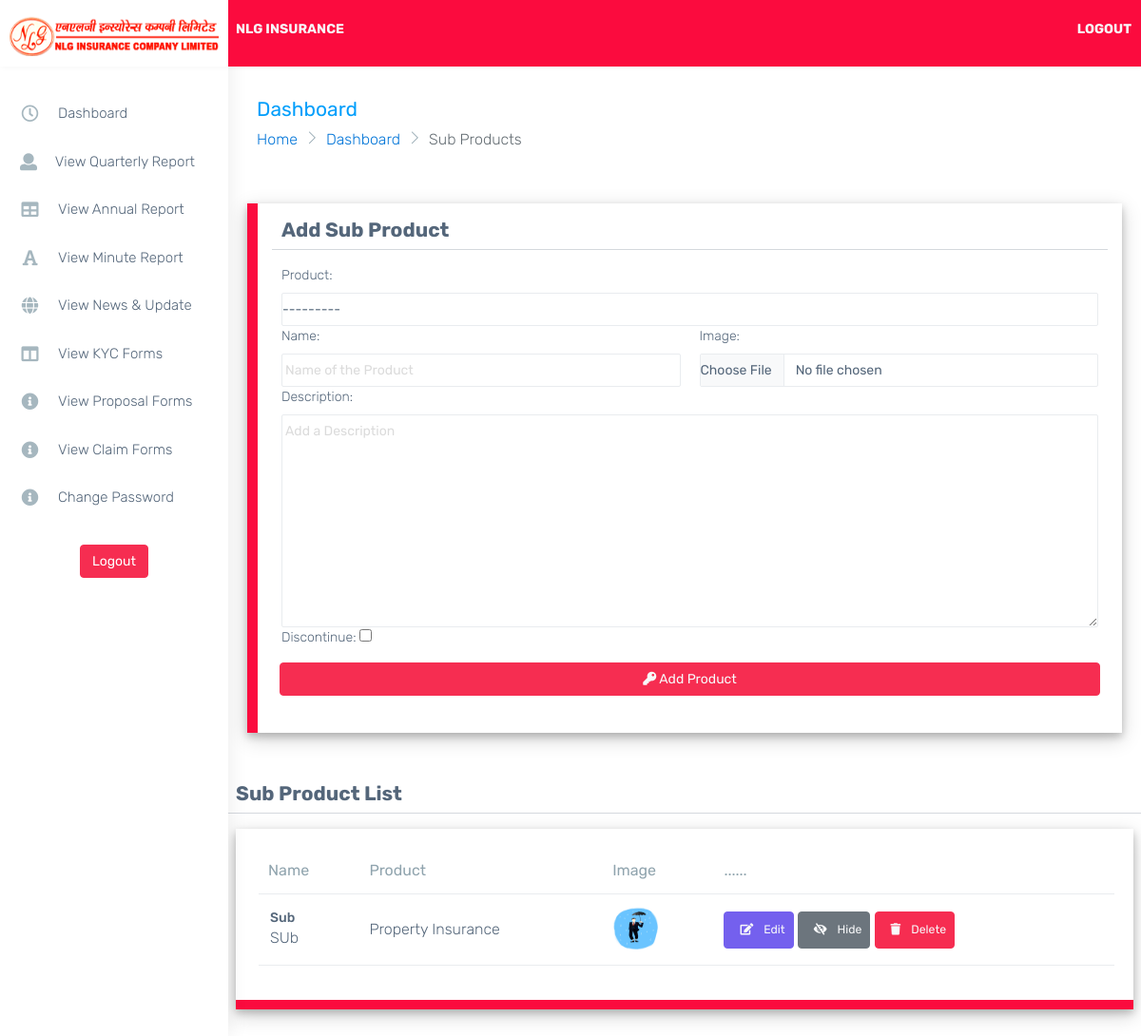
Page /subproduct on the earlier database version.
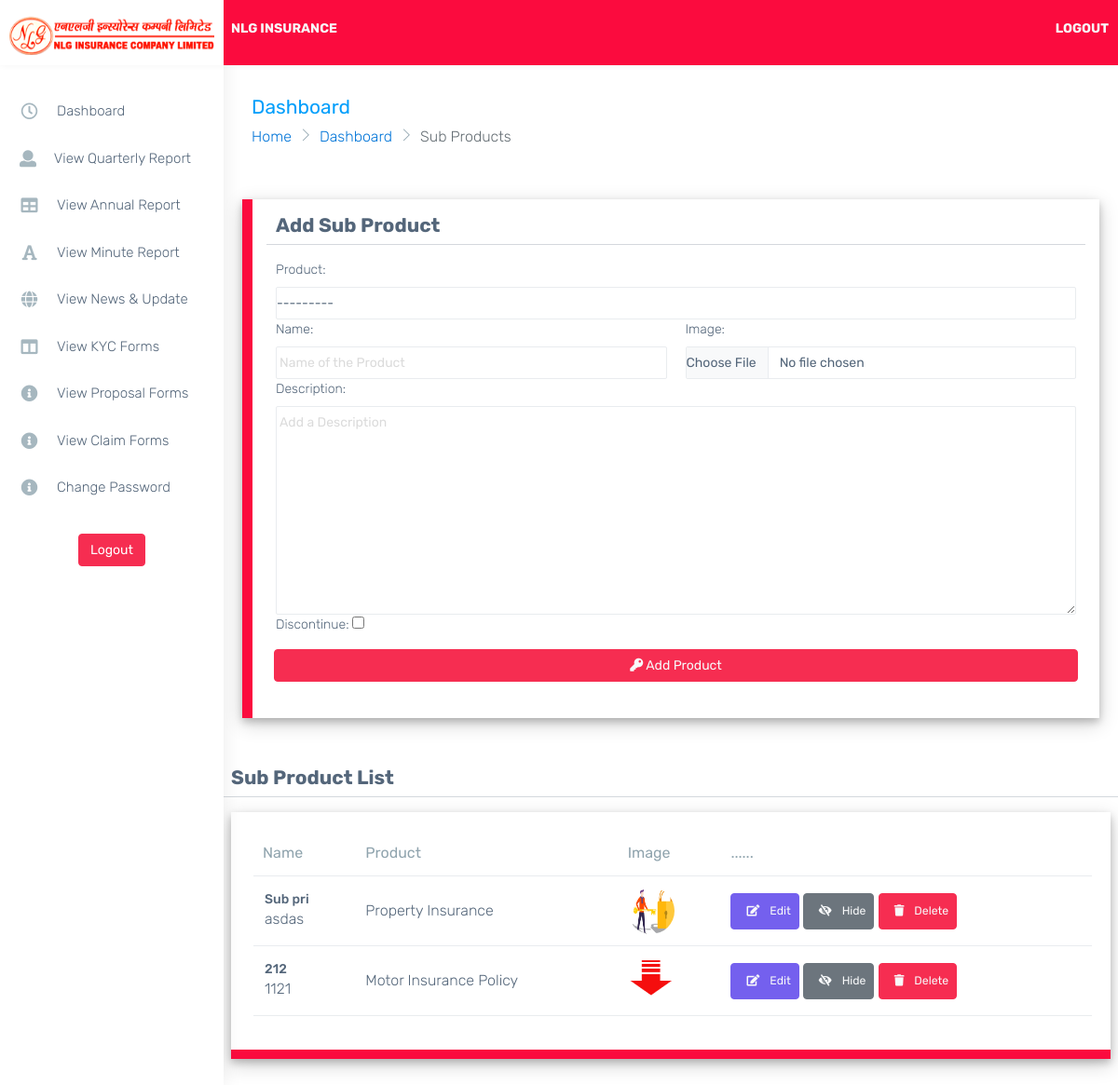
Same page on the later database version.
### landing/models.py (models this page shows, shortened)
class Sub_product(models.Model):
    product = models.ForeignKey(Product, related_name="sub_product", on_delete=models.CASCADE)
    name = models.CharField(max_length=200)
    image = models.ImageField(upload_to = "products/")
    description = models.CharField(max_length=2000)
    discontinue = models.BooleanField(default=False)
    hide = models.BooleanField(default=False)
    objects = models.Manager

class Product(models.Model):
    name = models.CharField(max_length=200)
    image = models.ImageField(upload_to = "products/")
    description = models.CharField(max_length=2000)
    icons = models.CharField(max_length=20, null = True, blank=True)
    objects = models.Manager
    discontinue = models.BooleanField(default=False)
    hide = models.BooleanField(default=False)
    def __str__(self):
        return self.name

### manager/views.py (the view)
# urls.py: path('subproduct', views.SubProductView, name="subProduct"),
def SubProductView(request):
    form = SubProductFrom()
    branched = Sub_product.objects.all()
    dist = {
        'form':form,
        'bod':branched,
    }
    if request.method == 'POST':
        form = SubProductFrom(request.POST, request.FILES or None)
        if form.is_valid():
            form.save()
            messages.success(request, "Sub Product Saved Succesfully")
            return HttpResponseRedirect(reverse('manager:subProduct'))
        else:
            messages.success(request, "Something went Wrong")
            return HttpResponseRedirect(reverse('manager:subProduct'))
    else:
        return render(request, 'manager/sub_product.html',dist )

### manager/forms.py
class SubProductFrom(forms.ModelForm):
    def __init__(self, *args, **kwargs):
        super(SubProductFrom, self).__init__(*args, **kwargs)
    class Meta:
        model = Sub_product
        fields = ('__all__')
        widgets = {
            'name': forms.TextInput(attrs={'class':'form-control ps-0 form-control-line','placeholder':"Name of the Product", 'required':True}),
            'image':forms.FileInput(attrs={'class':'form-control ps-0 form-control-line'}),
            'product': forms.Select(attrs={'class':'form-control ps-0 form-control-line', 'required':True}),
            'description': forms.Textarea(attrs={'class':'form-control ps-0 form-control-line','placeholder':'Add a Description', 'required':True}),
            'discontinue': forms.CheckboxInput()
        }

### templates/manager/sub_product.html (shortened to what this page needs)
{% extends "manager/dashboard.html" %}
{% block inner %}
<div class="page-breadcrumb">
    <div class="row align-items-center">
        <div class="col-md-6 col-8 align-self-center">
            <h3 class="page-title mb-0 p-0">Dashboard</h3>
            <div class="d-flex align-items-center">
                <nav aria-label="breadcrumb">
                    <ol class="breadcrumb">
                        <li class="breadcrumb-item"><a href="{%url 'landing:landing'%}">Home</a></li>
                        <li class="breadcrumb-item"><a href="{%url 'manager:dashboard'%}">Dashboard</a></li>
                        <li class="breadcrumb-item active" aria-current="page">Sub Products</li>
                    </ol>
                </nav>
            </div>
        </div>
    </div>
</div>
<form action="" method="post" style="width: 100%; padding: 30px;" enctype="multipart/form-data">
    <div class="row  formbox" >
        <H3>Add Sub Product</H3>
        <hr>
        <div class="col-12">
            {{form.product.label_tag}}
            {{form.product}}
        </div>
        <div class="col-6">
            {{form.name.label_tag}}
            {{form.name}}
        </div>
        <div class="col-6">
            {{form.image.label_tag}}
            {{form.image}}
        </div>
        <div class="col-12">
            {{form.description.label_tag}}
            {{form.description}}
        </div>
        <div class="col-12">
            {{form.discontinue.label_tag}}
            {{form.discontinue}}
        </div>
        <br>
        <div class="p-2 d-grid">
            <button class="btn btn-danger btn-block text-light mb-3" id="submit"> <i class="fa fa-key"></i> Add Product</button>
        </div>
    </div>
</form>
<br>
<div class="row ps-2 pe-2">
    <H3>Sub Product List</H3>
    <hr>
    <div class="col-sm-12">
        <div class="card">
            <div class="card-body">
                <div class="table-responsive">
                    <table class="table stylish-table no-wrap">
                        <thead>
                            <tr>
                                <th class="border-top-0">Name</th>
                                <th class="border-top-0">Product</th>
                                <th class="border-top-0">Image</th>
                                <th class="border-top-0">......</th>
                            </tr>
                        </thead>
                        <tbody>
                            {% for i in bod %}
                                <tr>
                                    <td class="align-middle">
                                        <h6> {{i.name}} </h6>
                                        {{i.description|truncatewords:10}}
                                    </td>
                                    <td class="align-middle">
                                        {{i.product.name}}
                                    </td>
                                    {% if i.image %}
                                        <td class="align-middle">
                                            <img src="{{i.image.url}}" alt="" srcset="" style="height: 50px; width: 50px; border-radius: 50%;">
                                        </td>
                                    {% endif %}
                                    <td class="align-middle">
                                        <a href="{%url 'manager:editSubProduct' i.id%}">
                                            <button class="text-light btn btn-sm btn-primary">
                                                <i class="fa fa-edit p-2"></i>
                                                    Edit
                                            </button>
                                        </a>
                                        {% if i.hide %}
                                        <a href="{%url 'manager:hideSubProduct' i.id%}">
                                            <button class="text-light btn btn-sm btn-secondary">
                                                <i class="fa fa-eye p-2"></i>
                                                UnHide
                                            </button>
                                        </a>
                                         {%else%}
                                         <a href="{%url 'manager:hideSubProduct' i.id%}">
                                            <button class="text-light btn btn-sm btn-secondary">
                                                <i class="fa fa-eye-slash p-2"></i>
                                                Hide
                                            </button>
                                        </a>
                                        {% endif %}
                                        <button class=" text-light btn btn-sm  btn-danger btn-danger" data-bs-toggle="modal" data-bs-target="#exampleModal{{i.id}}">
                                            <i class="fa fa-trash p-2"></i>
                                            Delete
                                        </button>
                                    </td>
                                </tr>
                            {% endfor %}
                        </tbody>
                    </table>
                </div>
            </div>
        </div>
    </div>
</div>
{% endblock inner %}

### templates/manager/dashboard.html (shortened to what this page needs)
{% load static %}
<!DOCTYPE html>
<html lang="en">
<head>
    <link href="https://cdn.jsdelivr.net/npm/bootstrap@5.0.2/dist/css/bootstrap.min.css" rel="stylesheet">
    <link href="{%static 'dashboard/css/style.min.css'%}" rel="stylesheet">
</head>
<body>
    <div id="main-wrapper" data-layout="vertical" data-navbarbg="skin6" data-sidebartype="full"
        data-sidebar-position="absolute" data-header-position="absolute" data-boxed-layout="full">
        <header class="topbar" data-navbarbg="skin6" >
            <nav class="navbar top-navbar navbar-expand-md navbar-dark" style="background-color: #FB0B3E!important;">
                <div class="navbar-header" data-logobg="skin6">
                    <a class="navbar-brand" href="/">
                        <b class="logo-icon">
                            <img src="{%static 'images/logo.png'%}" alt="homepage" class="dark-logo" style="width: 220px;height: 45px;" />
                        </b>
                    </a>
                </div>
                <div class="navbar-collapse collapse" id="navbarSupportedContent" data-navbarbg="skin5" >
                    <ul class="navbar-nav me-auto mt-md-0 ps-2 ">
                      <h6 class="text-light"> NLG INSURANCE </h6>
                    </ul>
                    <ul class="navbar-nav">
                        <a href="{%url 'manager:logout'%}">
                            <h6 class="text-light">LOGOUT</h6>
                        </a>
                    </ul>
                </div>
            </nav>
        </header>
        <aside class="left-sidebar" data-sidebarbg="skin6">
            <div class="scroll-sidebar">
                <nav class="sidebar-nav">
                    <ul id="sidebarnav">
                        {%url 'manager:dashboard' as das%}
                        <li class="sidebar-item active"> <a class="sidebar-link waves-effect waves-dark sidebar-link {%if request.path == das%}  active {%endif%}"
                                href="{{das}}" aria-expanded="false"><i class="me-3 far fa-clock fa-fw"
                                    aria-hidden="true"></i><span class="hide-menu">Dashboard</span></a></li>
                        {%url 'manager:statementReport' 2 as das%}
                        <li class="sidebar-item"> <a class="sidebar-link waves-effect waves-dark sidebar-link {%if request.path == das%}  active {%endif%}"
                                href="{%url 'manager:statementReport' 2 %}" aria-expanded="false">
                                <i class="me-3 fa fa-user" aria-hidden="true"></i><span
                                    class="hide-menu">View Quarterly  Report</span></a>
                        </li>
                        {%url 'manager:statementReport' 1 as das%}
                        <li class="sidebar-item"> <a class="sidebar-link waves-effect waves-dark sidebar-link {%if request.path == das%}  active {%endif%}"
                                href="{%url 'manager:statementReport' 1 %}" aria-expanded="false"><i class="me-3 fa fa-table"
                                    aria-hidden="true"></i><span class="hide-menu">View Annual Report</span></a></li>
                        {%url 'manager:statementReport' 3 as das%}
                        <li class="sidebar-item"> <a class="sidebar-link waves-effect waves-dark sidebar-link {%if request.path == das%}  active {%endif%}"
                                href="{%url 'manager:statementReport' 3 %}" aria-expanded="false"><i class="me-3 fa fa-font"
                                    aria-hidden="true"></i><span class="hide-menu">View Minute Report</span></a></li>
                        {%url 'manager:newUpdate' as das%}
                        <li class="sidebar-item"> <a class="sidebar-link waves-effect waves-dark sidebar-link {%if request.path == das%}  active {%endif%}"
                                href="{%url 'manager:newUpdate'%}" aria-expanded="false"><i class="me-3 fa fa-globe"
                                    aria-hidden="true"></i><span class="hide-menu">View News & Update</span></a></li>
                        {%url 'manager:formReport' 1 as das%}
                        <li class="sidebar-item"> <a class="sidebar-link waves-effect waves-dark sidebar-link {%if request.path == das%}  active {%endif%}"
                                href="{%url 'manager:formReport' 1 %}" aria-expanded="false"><i class="me-3 fa fa-columns"
                                    aria-hidden="true"></i><span class="hide-menu">View KYC Forms</span></a></li>
                        {%url 'manager:formReport' 2 as das%}
                         <li class="sidebar-item"> <a class="sidebar-link waves-effect waves-dark sidebar-link {%if request.path == das%}  active {%endif%}"
                                        href="{%url 'manager:formReport' 2 %}" aria-expanded="false"><i class="me-3 fa fa-info-circle"
                                            aria-hidden="true"></i><span class="hide-menu">View Proposal Forms</span></a></li>
                        {%url 'manager:formReport' 3 as das%}
                        <li class="sidebar-item"> <a class="sidebar-link waves-effect waves-dark sidebar-link {%if request.path == das%}  active {%endif%}"
                            href="{%url 'manager:formReport' 3 %}" aria-expanded="false"><i class="me-3 fa fa-info-circle"
                                aria-hidden="true"></i><span class="hide-menu">View Claim Forms</span></a></li>
                                {%url 'manager:formReport' as das%}
                                <li class="sidebar-item"> <a class="sidebar-link waves-effect waves-dark sidebar-link {%if request.path == das%}  active {%endif%}"
                                    href="{%url 'manager:changePassword'%}" aria-expanded="false"><i class="me-3 fa fa-info-circle"
                                        aria-hidden="true"></i><span class="hide-menu">Change Password</span></a></li>
                        <li class="text-center p-20 upgrade-btn">
                            <a href="{%url 'manager:logout'%}"
                                class="btn btn-danger text-white mt-4">Logout
                            </a>
                        </li>
                    </ul>
                </nav>
            </div>
        </aside>
        <div class="page-wrapper" style="background-color: white;">
            {% block inner %}{% endblock inner %}
        </div>
    </div>
</body>
</html>

### templates/manager/dashboard.html (style rules this page uses)
.card { box-shadow: 0 4px 8px 0 rgb(0 0 0 / 20%), 0 6px 20px 0 rgb(0 0 0 / 19%)!important; }
.formbox { background-color: white; padding: 15px; box-shadow: 0 4px 8px 0 rgb(0 0 0 / 20%), 0 6px 20px 0 rgb(0 0 0 / 19%)!important; }
.card { border-bottom: 10px solid #fb0b3e; cursor: pointer; }
.formbox { border-left: 11px solid #fb0b3e; }
*::placeholder { color: rgb(219, 219, 219)!important; padding-left: 3px; }

### templates/manager/sub_product.html (style rules this page uses)
.form-control { width: 100%; }

Differences in the rows shown:
removed Sub_product: name "Sub", description "SUb", product.name "Property Insurance", image (picture), hide False (drawn)
added Sub_product: name "Sub pri", description "asdas", product.name "Property Insurance", image (picture), hide False (drawn)
added Sub_product: name "212", description "1121", product.name "Motor Insurance Policy", image (picture), hide False (drawn)
